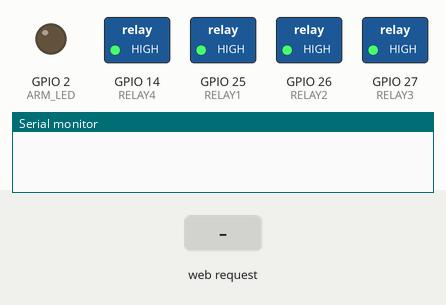
A sketch run on a simulated ESP32. Shown: switched loads named in the sketch (green lamp = pin HIGH), output pins drawn as LEDs (lit = HIGH), the last lines printed to the serial monitor. Inputs (shaded band) come from the test bench.

Above: at 1.2 s.
1.3 s: HTTP request GET /armOn received
At 1.7 s:
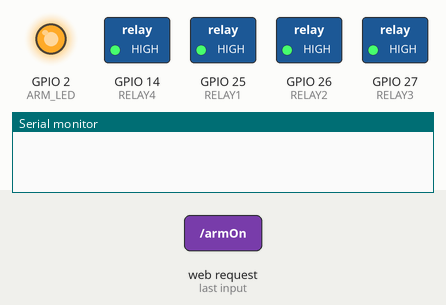
2.8 s: HTTP request GET /r1on received
At 4.0 s:
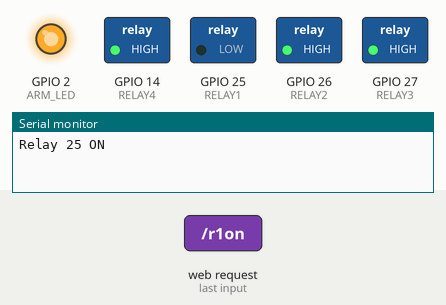
4.3 s: HTTP request GET /r2on received
At 5.1 s:
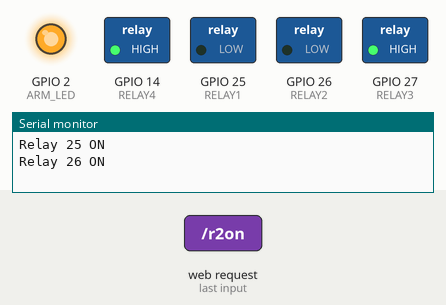
5.8 s: HTTP request GET /r1off received
At 6.3 s:
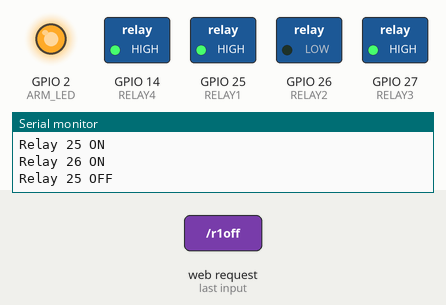
7.3 s: HTTP request GET /r3on received
At 8.5 s:
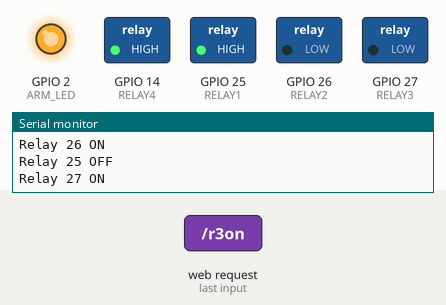
8.8 s: HTTP request GET /r2off received
At 9.7 s:
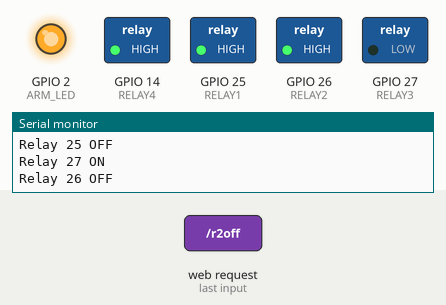
Timing chart, 0 to 11.3 s (numbered marks = the images above; inputs shaded):
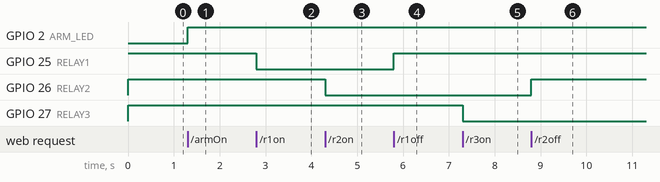

Measured:
- after the input at 1.3 s, GPIO 2 (ARM_LED): LOW → HIGH at once
- after the input at 2.8 s, GPIO 25 (RELAY1): HIGH → LOW at once
- after the input at 4.3 s, GPIO 26 (RELAY2): HIGH → LOW at once
- after the input at 5.8 s, GPIO 25 (RELAY1): LOW → HIGH at once
- after the input at 7.3 s, GPIO 27 (RELAY3): HIGH → LOW at once
- after the input at 8.8 s, GPIO 26 (RELAY2): LOW → HIGH at once

The sketch:

ESP32_WiFi_Firecracker_Controller.ino
```cpp
#include <WiFi.h>
#include <WebServer.h>

// ==== Relay Pins ====
#define RELAY1 25
#define RELAY2 26
#define RELAY3 27
#define RELAY4 14
#define ARM_LED 2  // Green LED

WebServer server(80);

// ==== Wi-Fi AP ====
const char* ssid = "BoltBunny Firing Panel";
const char* password = "boltbunny";

// ==== System State ====
volatile bool armed = false;
volatile bool fastBlink = false;

// ==== Relay Control ====
void relayControl(int relay, bool state) {
  digitalWrite(relay, state ? LOW : HIGH); // Active LOW
  Serial.print("Relay "); Serial.print(relay);
  Serial.println(state ? " ON" : " OFF");
}

// ==== HTML Page ====
void handleRoot() {
  String html = R"rawliteral(
<!doctype html>
<html>
<head>
<title>BoltBunny Firing Panel</title>
<meta name="viewport" content="width=device-width, initial-scale=1.0">
<style>
body {
  font-family: Arial;
  margin:0; padding:18px;
  color:#111;
  display:flex; flex-direction:column; align-items:center;
  background: #f5f5f5;
  background: linear-gradient(135deg, #f9f9f9 25%, #e9e9e9 25%, #e9e9e9 50%, #f9f9f9 50%, #f9f9f9 75%, #e9e9e9 75%, #e9e9e9);
  background-size: 40px 40px;
}

h1 {
  font-size:32px;
  margin-bottom:25px;
  text-align:center;
  text-shadow: 1px 1px 3px rgba(0,0,0,0.25);
  background: linear-gradient(90deg, #00BFFF, #1E90FF);
  -webkit-background-clip: text;
  -webkit-text-fill-color: transparent;
}

.logo { width:100px; height:100px; margin-bottom:15px;}

.top-row {
  width:90%;
  display:flex;
  justify-content:space-between; /* LED left, POWER button right */
  align-items:center;
  margin-bottom:25px;
}

.arm-indicator {
  width:18px; height:18px; border-radius:50%;
  background:red;
  margin-right:10px;
  transition: background 0.2s, box-shadow 0.2s;
  box-shadow: 0 0 5px rgba(0,0,0,0.3);
}

.arm-button {
  padding:14px 28px;
  border:1px solid #d3d3d3;
  border-radius:30px;
  background: linear-gradient(to bottom, #ffffff 0%, #dcdcdc 100%);
  cursor:pointer;
  font-weight:700;
  font-size:20px;
  transition:all 0.15s ease;
  box-shadow: 0 3px 6px rgba(0,0,0,0.2);
}

.arm-button.active, .fire-btn.active, .fire-all.active {
  transform:scale(0.95);
  box-shadow:0 5px 12px rgba(0,0,0,0.4);
}

.relay-row {
  width:90%;
  display:flex;
  align-items:center;
  justify-content:space-between;
  margin-bottom:20px;
}

.relay-number { font-size:24px; width:20px; }

.toggle {
  position:relative;
  width:60px;
  height:32px;
  background:#ccc;
  border-radius:20px;
  cursor:pointer;
  transition:0.2s;
  box-shadow: inset 0 2px 4px rgba(0,0,0,0.2);
}

.toggle::before {
  content:'';
  position:absolute; top:2px; left:2px; width:28px; height:28px;
  background:white;
  border-radius:50%;
  transition:0.2s;
  box-shadow: 0 2px 3px rgba(0,0,0,0.3);
}

.toggle.on { background:#28a745; }
.toggle.on::before { left:30px; }

.fire-btn {
  padding:12px 26px; border:none; border-radius:25px;
  background: linear-gradient(to bottom, #ff4d4d 0%, #cc0000 100%);
  color:#fff; font-weight:700; cursor:pointer; font-size:18px;
  transition:all 0.15s ease; box-shadow: 0 3px 8px rgba(0,0,0,0.3);
}

.fire-btn.active {
  background: linear-gradient(to bottom, #ff1a1a 0%, #b30000 100%);
  box-shadow:0 5px 10px rgba(0,0,0,0.5);
}

.fire-all {
  padding:14px 32px; border:none; border-radius:30px;
  background: linear-gradient(to bottom, #4da6ff 0%, #005cb3 100%);
  color:#fff; font-weight:700; cursor:pointer;
  margin-top:20px; font-size:20px; transition:all 0.15s ease;
  box-shadow: 0 3px 8px rgba(0,0,0,0.3);
}

.fire-all.active {
  background: linear-gradient(to bottom, #3399ff 0%, #003d80 100%);
  box-shadow: 0 5px 10px rgba(0,0,0,0.5);
}
</style>
</head>
<body>
<img src="https://i.postimg.cc/Y9NLnTsB/500x500Bolt-Bunny-Logo.png" class="logo" alt="Bolt Bunny Logo">
<h1>BoltBunny Firing Panel</h1>

<div class="top-row">
  <div style="display:flex;align-items:center;">
    <div id="armLed" class="arm-indicator"></div>
    <span id="armLabel">DISARMED</span>
  </div>
  <button id="armBtn" class="arm-button">POWER</button>
</div>

<div class="relay-row"><span class="relay-number">1</span><div id="t1" class="toggle"></div><button id="f1" class="fire-btn"><span>FIRE</span></button></div>
<div class="relay-row"><span class="relay-number">2</span><div id="t2" class="toggle"></div><button id="f2" class="fire-btn"><span>FIRE</span></button></div>
<div class="relay-row"><span class="relay-number">3</span><div id="t3" class="toggle"></div><button id="f3" class="fire-btn"><span>FIRE</span></button></div>
<div class="relay-row"><span class="relay-number">4</span><div id="t4" class="toggle"></div><button id="f4" class="fire-btn"><span>FIRE</span></button></div>

<button id="fireAll" class="fire-all">FIRE ALL</button>

<script>
let armed=false;
const armBtn=document.getElementById('armBtn');
const armLed=document.getElementById('armLed');
const armLabel=document.getElementById('armLabel');

armBtn.onclick = () => {
  armBtn.classList.add('active');
  setTimeout(() => armBtn.classList.remove('active'), 150);
  armed = !armed;

  // ✅ Update label and color immediately
  if (armed) {
    armLabel.textContent = "ARMED";
    armLed.style.background = "lime";
    armLed.style.boxShadow = "0 0 12px lime";
  } else {
    armLabel.textContent = "DISARMED";
    armLed.style.background = "red";
    armLed.style.boxShadow = "0 0 8px rgba(255,0,0,0.5)";
  }

  fetch(armed ? '/armOn' : '/armOff').catch(()=>{});
};

let blinkState = false;
let fastBlink = false;
let lastBlinkTime = 0;

function getBlinkInterval() { return fastBlink ? 150 : 500; }

setInterval(() => {
  const now = Date.now();
  if (armed) {
    if(now - lastBlinkTime > getBlinkInterval()) {
      blinkState = !blinkState;
      armLed.style.background = blinkState ? 'lime' : '#004d00';
      armLed.style.boxShadow = blinkState ? '0 0 12px lime' : '0 0 0px rgba(0,0,0,0)';
      lastBlinkTime = now;
    }
  } else {
    armLed.style.background = 'red';
    armLed.style.boxShadow = '0 0 8px rgba(255,0,0,0.5)';
    blinkState = false;
  }
}, 50);

function setupToggle(toggleId, fireBtnId, relayNum){
  const toggle = document.getElementById(toggleId);
  const fireBtn = document.getElementById(fireBtnId);
  toggle.onclick = ()=> toggle.classList.toggle('on');
  function fireAction(on){
    if(on && armed && toggle.classList.contains('on')) fetch('/r'+relayNum+'on').catch(()=>{});
    else fetch('/r'+relayNum+'off').catch(()=>{});
  }
  fireBtn.addEventListener('mousedown', ()=>{ if(toggle.classList.contains('on')){ fireBtn.classList.add('active'); fireAction(true); fastBlink = true; } });
  fireBtn.addEventListener('mouseup', ()=>{ if(toggle.classList.contains('on')){ fireBtn.classList.remove('active'); fireAction(false); fastBlink = false; } });
  fireBtn.addEventListener('touchstart', (e)=>{ e.preventDefault(); if(toggle.classList.contains('on')){ fireBtn.classList.add('active'); fireAction(true); fastBlink = true; } });
  fireBtn.addEventListener('touchend', (e)=>{ e.preventDefault(); if(toggle.classList.contains('on')){ fireBtn.classList.remove('active'); fireAction(false); fastBlink = false; } });
}

setupToggle('t1','f1',1);
setupToggle('t2','f2',2);
setupToggle('t3','f3',3);
setupToggle('t4','f4',4);

const fireAll=document.getElementById('fireAll');
function fireAllAction(on){
  ['t1','t2','t3','t4'].forEach((tid,i)=>{
    const t = document.getElementById(tid);
    const f = document.getElementById('f'+(i+1));
    if(t.classList.contains('on')){
      fetch('/r'+(i+1)+(on?'on':'off')).catch(()=>{});
      if(on) f.classList.add('active'); else f.classList.remove('active');
    }
  });
  fastBlink = on;
}
fireAll.addEventListener('mousedown', ()=>{ fireAll.classList.add('active'); if(armed) fireAllAction(true); });
fireAll.addEventListener('mouseup', ()=>{ fireAll.classList.remove('active'); if(armed) fireAllAction(false); });
fireAll.addEventListener('touchstart',(e)=>{ e.preventDefault(); fireAll.classList.add('active'); if(armed) fireAllAction(true); });
fireAll.addEventListener('touchend',(e)=>{ e.preventDefault(); fireAll.classList.remove('active'); if(armed) fireAllAction(false); });
</script>
</body>
</html>
)rawliteral";

  server.send(200, "text/html", html);
}

// ==== Setup ====
void setup() {
  Serial.begin(115200);
  pinMode(RELAY1, OUTPUT);
  pinMode(RELAY2, OUTPUT);
  pinMode(RELAY3, OUTPUT);
  pinMode(RELAY4, OUTPUT);
  pinMode(ARM_LED, OUTPUT);

  digitalWrite(RELAY1, HIGH);
  digitalWrite(RELAY2, HIGH);
  digitalWrite(RELAY3, HIGH);
  digitalWrite(RELAY4, HIGH);
  digitalWrite(ARM_LED, LOW);

  WiFi.softAP(ssid, password);
  server.on("/", handleRoot);

  server.on("/armOn", []() { armed = true; server.send(200, "text/plain", "ARMED"); });
  server.on("/armOff", []() {
    armed = false;
    relayControl(RELAY1, false);
    relayControl(RELAY2, false);
    relayControl(RELAY3, false);
    relayControl(RELAY4, false);
    server.send(200, "text/plain", "DISARMED");
  });

  server.on("/r1on", []() { if (armed) relayControl(RELAY1, true); server.send(200, "text/plain", "R1 ON"); });
  server.on("/r1off", []() { relayControl(RELAY1, false); server.send(200, "text/plain", "R1 OFF"); });
  server.on("/r2on", []() { if (armed) relayControl(RELAY2, true); server.send(200, "text/plain", "R2 ON"); });
  server.on("/r2off", []() { relayControl(RELAY2, false); server.send(200, "text/plain", "R2 OFF"); });
  server.on("/r3on", []() { if (armed) relayControl(RELAY3, true); server.send(200, "text/plain", "R3 ON"); });
  server.on("/r3off", []() { relayControl(RELAY3, false); server.send(200, "text/plain", "R3 OFF"); });
  server.on("/r4on", []() { if (armed) relayControl(RELAY4, true); server.send(200, "text/plain", "R4 ON"); });
  server.on("/r4off", []() { relayControl(RELAY4, false); server.send(200, "text/plain", "R4 OFF"); });

  server.begin();
}

// ==== Loop ====
void loop() {
  server.handleClient();
  if (armed) {
    digitalWrite(ARM_LED, HIGH);
  } else {
    digitalWrite(ARM_LED, LOW);
  }
}
```
